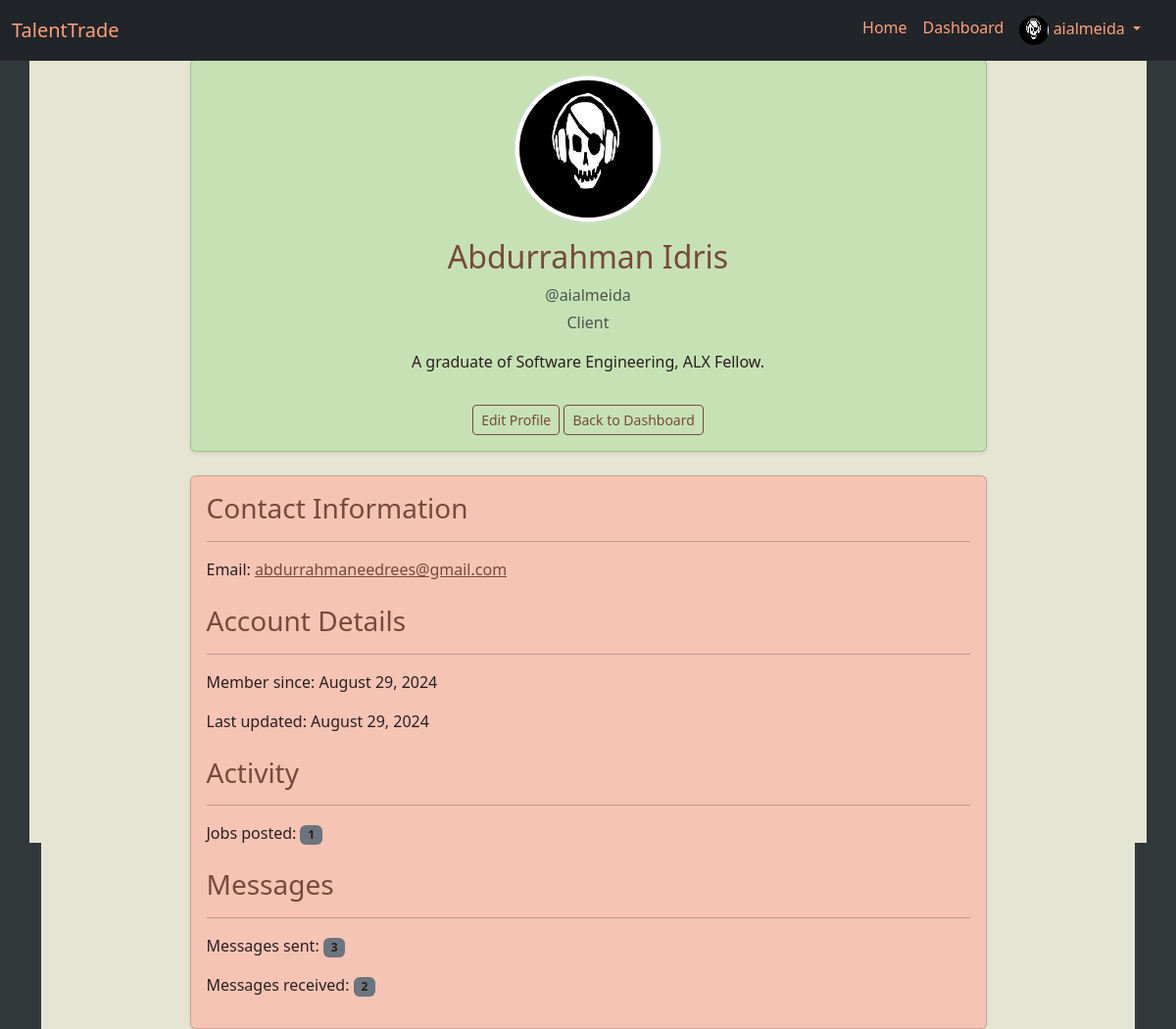
The page /user/profile/ (signed in) on the database its author committed.
### app/models/user.py (models this page shows, shortened)
class User(UserMixin, db.Model):
    __tablename__ = 'users'
    id: Mapped[int] = mapped_column(Integer, primary_key=True)
    username: Mapped[str] = mapped_column(String(80), unique=True, nullable=False)
    email: Mapped[str] = mapped_column(String(120), unique=True, nullable=False)
    password_hash: Mapped[str] = mapped_column(String(128), nullable=False)
    full_name: Mapped[str] = mapped_column(String(120))
    role: Mapped[str] = mapped_column(String(50))  # 'freelancer', 'client', 'admin'
    bio: Mapped[str] = mapped_column(Text)
    profile_picture: Mapped[str] = mapped_column(String(200), default='default.png')
    created_at: Mapped[datetime] = mapped_column(DateTime, default=datetime.now())
    updated_at: Mapped[datetime] = mapped_column(DateTime, default=datetime.now(), onupdate=datetime.now())
    posted_jobs = relationship('Job', foreign_keys='Job.client_id', back_populates='client')
    freelancer_jobs = relationship('Job', foreign_keys='Job.freelancer_id', back_populates='freelancer')
    reviews_given = relationship('Review', foreign_keys='Review.client_id', back_populates='client')
    reviews_received = relationship('Review', foreign_keys='Review.freelancer_id', back_populates='freelancer')
    payments_made = relationship('Payment', foreign_keys='Payment.client_id', back_populates='client')
    payments_received = relationship('Payment', foreign_keys='Payment.freelancer_id', back_populates='freelancer')
    applications = relationship('Application', foreign_keys='Application.freelancer_id', back_populates='freelancer')
    messages_sent = relationship('Message', foreign_keys='Message.sender_id', back_populates='sender')
    messages_received = relationship('Message', foreign_keys='Message.recipient_id', back_populates='recipient')

### app/routes/user.py (the view)
@user_bp.route('/profile/', methods=['GET'])
@login_required
def profile():
    try:
        return render_template('user/profile.html', user=current_user)
    except Exception:
        flash('Error while navigating to user profile', 'danger')
        return redirect(url_for('main.dashboard'))

### app/templates/user/profile.html (shortened to what this page needs)
{% extends 'base.html' %}
{% block content %}
<div class="container mt-5">
    <div class="row justify-content-center">
        <div class="col-lg-9">
            <div class="card card-profile shadow-sm mb-4">
                <div class="card-body text-center">
                    <img src="{{ url_for('static', filename='images/profile_pics/' + user.profile_picture) }}"
                         alt="{{ user.full_name }}"
                         class="rounded-circle img-thumbnail mb-3"
                         style="width: 150px; height: 150px;">
                    <h2 class="card-title">{{ user.full_name }}</h2>
                    <p class="text-muted mb-1">@{{ user.username }}</p>
                    <p class="text-muted mb-3">{{ user.role.capitalize() }}</p>
                    <p class="card-text">{{ user.bio }}</p>
                    <a href="{{ url_for('user.edit_profile') }}" class="btn btn-outline-primary btn-sm mt-3">
                        Edit Profile
                    </a>
                    <a href="{{ url_for('main.dashboard') }}" class="btn btn-outline-primary btn-sm mt-3">
                        Back to Dashboard
                    </a>
                </div>
            </div>
            <div class="card card-details shadow-sm">
                <div class="card-body">
                    <h3 class="card-title">Contact Information</h3>
                    <hr>
                    <p>Email: <a href="mailto:{{ user.email }}">{{ user.email }}</a></p>
                    <h3 class="card-title mt-4">Account Details</h3>
                    <hr>
                    <p>Member since: {{ user.created_at.strftime('%B %d, %Y') }}</p>
                    <p>Last updated: {{ user.updated_at.strftime('%B %d, %Y') }}</p>
                    <h3 class="card-title mt-4">Activity</h3>
                    <hr>
                    {% if user.role == 'client' %}
                        <p>Jobs posted: <span class="badge bg-secondary">{{ user.posted_jobs|length }}</span></p>
                    {% elif user.role == 'freelancer' %}
                        <p>Applications submitted: <span class="badge bg-secondary">{{ user.applications|length }}</span></p>
                        <p>Reviews received: <span class="badge bg-secondary">{{ user.reviews_received|length }}</span></p>
                    {% endif %}
                    <h3 class="card-title mt-4">Messages</h3>
                    <hr>
                    <p>Messages sent: <span class="badge bg-secondary">{{ user.messages_sent|length }}</span></p>
                    <p>Messages received: <span class="badge bg-secondary">{{ user.messages_received|length }}</span></p>
                </div>
            </div>
        </div>
    </div>
</div>
{% endblock %}

### app/templates/base.html (shortened to what this page needs)
<!DOCTYPE html>
<html lang="en">
<head>
    <link href="https://cdn.jsdelivr.net/npm/bootstrap@5.3.3/dist/css/bootstrap.min.css" rel="stylesheet">
    <link rel="stylesheet" href="{{ url_for('static', filename='css/main.css') }}">
</head>
<body>
    <header>
        <nav class="navbar navbar-expand-lg navbar-dark bg-dark fixed-top">
            <div class="container-fluid">
                <a class="navbar-brand" href="{{ url_for('main.landing') }}">TalentTrade</a>
                <div class="collapse navbar-collapse" id="navbarNav">
                    <ul class="navbar-nav ms-auto">
                        <li class="nav-item">
                            <a class="nav-link" href="{{ url_for('main.landing') }}">Home</a>
                        </li>
                        {% if current_user.is_authenticated %}
                            <li class="nav-item">
                                <a class="nav-link" href="{{ url_for('main.dashboard') }}">Dashboard</a>
                            </li>
                            <li class="nav-item dropdown">
                                <a class="nav-link dropdown-toggle" href="#" id="profileDropdown" role="button" data-bs-toggle="dropdown" aria-expanded="false">
                                    <img src="{{ url_for('static', filename='images/profile_pics/' + current_user.profile_picture) }}" alt="Profile Picture" class="rounded-circle" width="30" height="30">
                                    {{ current_user.username }}
                                </a>
                            </li>
                            <li class="nav-item">
                              <a class="nav-link position-relative" href="{{ url_for('message.inbox') }}">
                                  {% set unread_message_count = unread_message_count or 0 %}
                              </a>
                          </li>
                        {% endif %}
                    </ul>
                </div>
            </div>
        </nav>
    </header>
    <main class="container vh-100 shadow-sm" style="margin-top: 60px; margin-bottom: 10px;">
        {% block content %}{% endblock %}
    </main>
</body>
</html>

### app/static/css/main.css (style rules this page uses)
body { background-color: #31393a; color: #2B1F1F; }
.container { background-color: #E5E5D4; }
.navbar { background-color: #78493C; }
.navbar .navbar-brand, .navbar-nav .nav-link { color: #FFA07A; }
a { color: #78493C; }
h1, h2, h3, h4, h5, h6 { color: #78493C; }
.btn-outline-primary { color: #78493C; border-color: #78493C; }
.card-profile { background-color: #C6E2B5; color: #2B1F1F; }
.card-details { background-color: #F5C4B5; color: #2B1F1F; }
.card-title { color: #78493C; }
.card-text { color: #2B1F1F; }
.badge.bg-secondary { background-color: #FF9900; color: #2B1F1F; }

### rows shown on the page
User: profile_picture (picture), username "aialmeida", full_name "Abdurrahman Idris", role "Client", bio "A graduate of Software Engineering, ALX Fellow.", email "abdurrahmaneedrees@gmail.com", created_at "August 29, 2024", updated_at "August 29, 2024"

### other values the page prints
{{ user.posted_jobs|length }} "1"
{{ user.messages_sent|length }} "3"
{{ user.messages_received|length }} "2"
